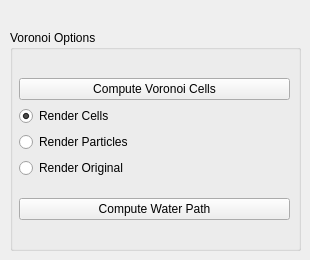
      <widget class="QWidget" name="tabVoro">
       <property name="accessibleName">
        <string/>
       </property>
       <attribute name="title">
        <string>Voronoi</string>
       </attribute>
       <widget class="QGroupBox" name="groupBox">
        <property name="geometry">
         <rect>
          <x>10</x>
          <y>30</y>
          <width>291</width>
          <height>221</height>
         </rect>
        </property>
        <property name="title">
         <string>Voronoi Options</string>
        </property>
        <widget class="QWidget" name="">
         <property name="geometry">
          <rect>
           <x>9</x>
           <y>34</y>
           <width>271</width>
           <height>171</height>
          </rect>
         </property>
         <layout class="QVBoxLayout" name="verticalLayout_5">
          <item>
           <layout class="QVBoxLayout" name="verticalLayout_4">
            <item>
             <widget class="QPushButton" name="pushButton">
              <property name="focusPolicy">
               <enum>Qt::FocusPolicy::NoFocus</enum>
              </property>
              <property name="text">
               <string>Compute Voronoi Cells</string>
              </property>
             </widget>
            </item>
            <item>
             <widget class="QRadioButton" name="render_cells">
              <property name="text">
               <string>Render Cells</string>
              </property>
              <property name="checked">
               <bool>true</bool>
              </property>
             </widget>
            </item>
            <item>
             <widget class="QRadioButton" name="render_particles">
              <property name="text">
               <string>Render Particles</string>
              </property>
             </widget>
            </item>
            <item>
             <widget class="QRadioButton" name="render_original">
              <property name="text">
               <string>Render Original</string>
              </property>
             </widget>
            </item>
           </layout>
          </item>
          <item>
           <widget class="QPushButton" name="compute_water_path">
            <property name="text">
             <string>Compute Water Path</string>
            </property>
           </widget>
          </item>
         </layout>
        </widget>
       </widget>
      </widget>
